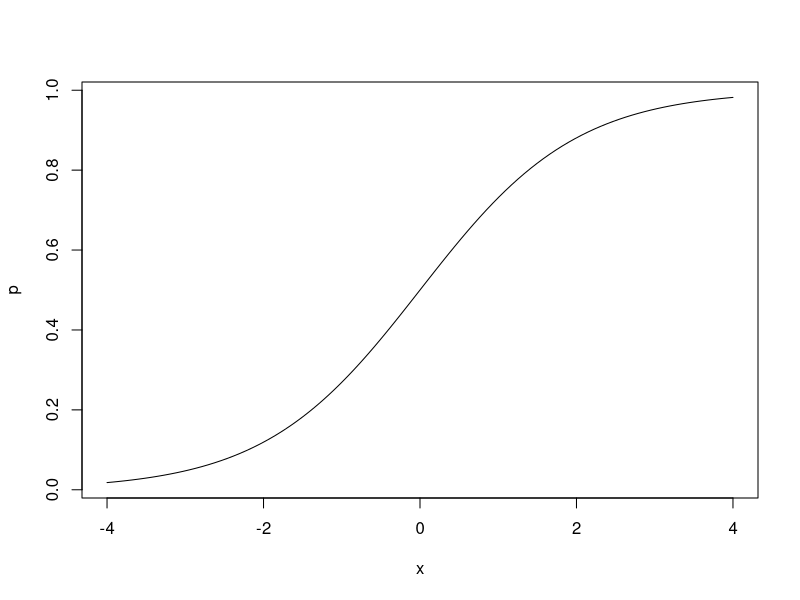
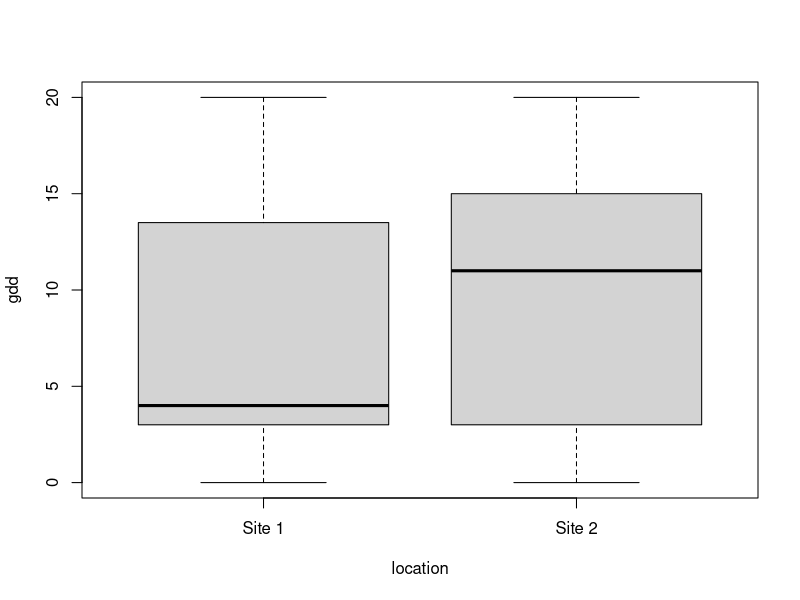
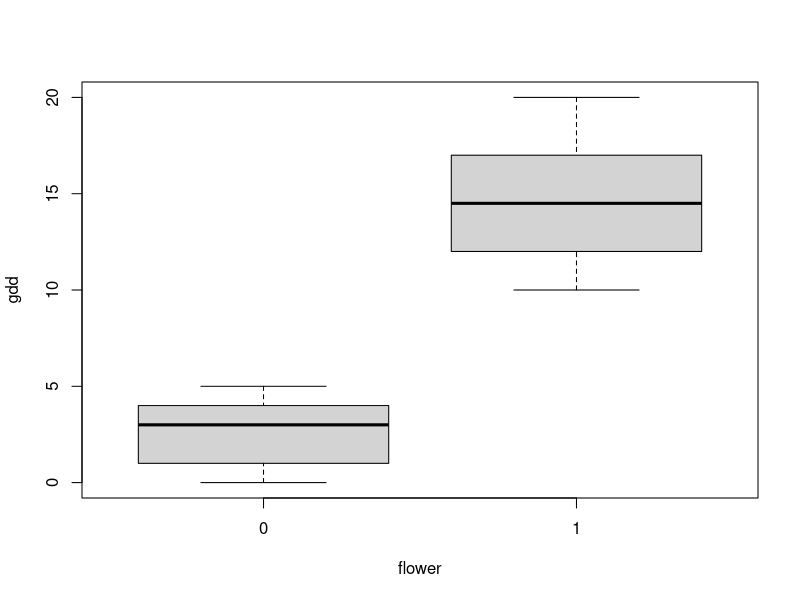

Write R code to recreate these figures, in order.
# ..................................
# ..................................
# Logistic regression
# here we simulate data
# we generate data and use age, gender, and income 
# as covariates
x = seq(-4, 4, length.out = 100)
p = 1/(1 + exp(-x))
plot(x, p, type = "l")

n = 100

set.seed(1149)
location = sample(c("Site 1", "Site 2"), size = n, replace = TRUE)
set.seed(1148)
gdd0 = round(runif(n/2, 0, 5))
set.seed(1149)
gdd1 = round(runif(n/2, 10, 20))
gdd = c(gdd0, gdd1)
boxplot(gdd ~ location)

flower0 = rep(0, n/2)
flower1 = rep(1, n/2)

flower = c(flower0, flower1)

table(flower)

# boxplots
boxplot(gdd ~ flower)

dat = data.frame(flower,
                 location,
                 gdd)

mod = glm(flower ~ ., data = dat, family = "binomial")

summary(mod)

# we compute null log-likelihood and log-lik from the model
llnull = mod$null.deviance/-2
llproposed = mod$deviance/-2

## McFadden's Pseudo R^2 = [ LL(Null) - LL(Proposed) ] / LL(Null)
(llnull - llproposed) / llnull

#write.csv(dat, "data/variety-adoption.csv", row.names = FALSE)


